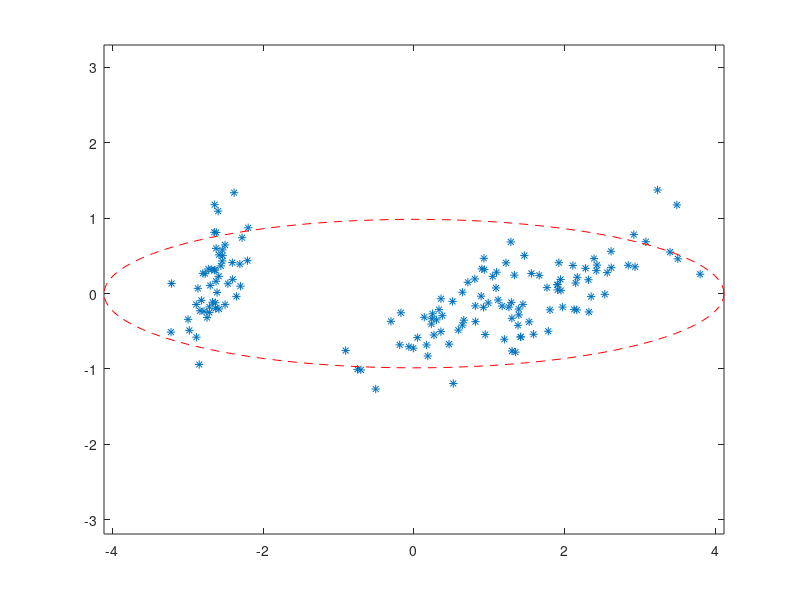

MATLAB code to generate this figure:
load fisheriris
D = meas; % [150 x 4] data feature matrix containing 4 features of 150 samples 
% compute D_pca and eigvals using the pca function
[eigvects, D_pca, eigvals] = pca(D);
% Define D_pca_x and D_pca_y, the first two dimensions of the data in the D_pca feature space
D_pca_x = D_pca(:, 1);
D_pca_y = D_pca(:, 2);
% scatter plot the data with asterisks '*'
plot(D_pca_x, D_pca_y, '*')
hold on;
% Define ellipse_x and ellipse_y, x and y coordinates for the PCA ellipsoid in the first 2 dimensions as a function of theta 
theta = 2*pi*[0:100]/100;
ellipse_x = 2*sqrt(eigvals(1))*cos(theta);
ellipse_y = 2*sqrt(eigvals(2))*sin(theta);
%Plot the ellipse with red dashed lines 'r--'
plot(ellipse_x, ellipse_y, 'r--')
%Use axis equal to correct aspect ratio
axis equal
hold off;